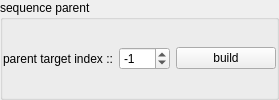
               <widget class="QGroupBox" name="sequenceParentGb">
                <property name="title">
                 <string>sequence parent</string>
                </property>
                <layout class="QVBoxLayout" name="verticalLayout_27">
                 <property name="leftMargin">
                  <number>0</number>
                 </property>
                 <property name="topMargin">
                  <number>0</number>
                 </property>
                 <property name="rightMargin">
                  <number>0</number>
                 </property>
                 <property name="bottomMargin">
                  <number>0</number>
                 </property>
                 <item>
                  <layout class="QHBoxLayout" name="sequenceParent_H">
                   <item>
                    <widget class="QLabel" name="label_36">
                     <property name="text">
                      <string>parent target index ::</string>
                     </property>
                    </widget>
                   </item>
                   <item>
                    <widget class="QSpinBox" name="sequenceParentIndex_Sb">
                     <property name="minimumSize">
                      <size>
                       <width>50</width>
                       <height>0</height>
                      </size>
                     </property>
                     <property name="minimum">
                      <number>-255</number>
                     </property>
                     <property name="maximum">
                      <number>255</number>
                     </property>
                     <property name="value">
                      <number>-1</number>
                     </property>
                    </widget>
                   </item>
                   <item>
                    <widget class="QPushButton" name="sequenceParent_Btn">
                     <property name="minimumSize">
                      <size>
                       <width>100</width>
                       <height>0</height>
                      </size>
                     </property>
                     <property name="maximumSize">
                      <size>
                       <width>100</width>
                       <height>16777215</height>
                      </size>
                     </property>
                     <property name="text">
                      <string>build</string>
                     </property>
                    </widget>
                   </item>
                  </layout>
                 </item>
                </layout>
               </widget>
